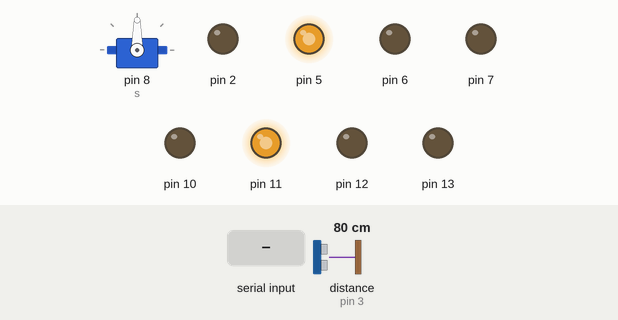
Recording of a sketch running on a simulated Arduino Uno, built with avr-gcc and run on an emulated ATmega328P. Parts: servo, output pins drawn as LEDs (lit = HIGH). The inputs (shaded band) are chosen by the test bench; at power-on: distance to the obstacle (sensor on pin 3) 80 cm. What the sketch prints to the serial monitor is not drawn.

Above: at 1.2 s.
1.3 s: "1" received over Serial
At 2.0 s:
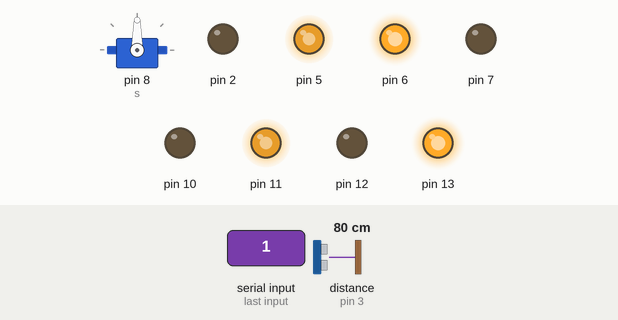
3.6 s: "2" received over Serial
At 4.3 s:
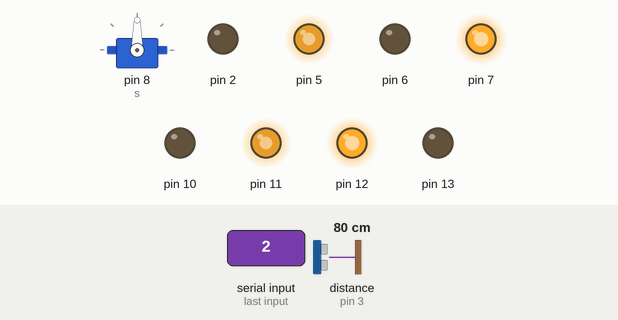
5.9 s: "3" received over Serial
At 6.6 s:
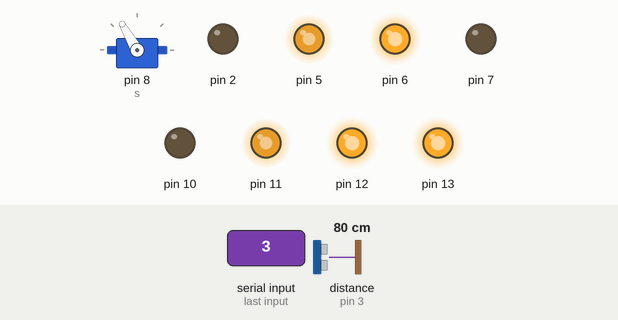
8.2 s: "4" received over Serial
At 8.9 s:
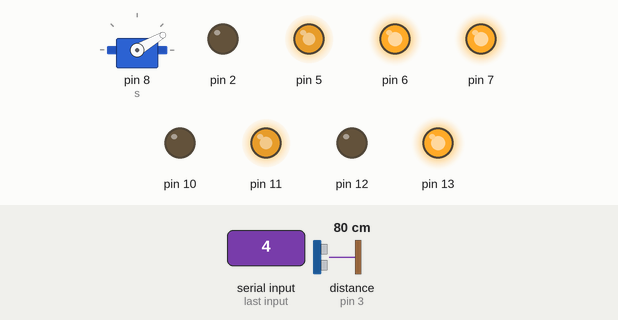
Timing chart, 0 to 11.2 s (numbered marks = the images above; inputs shaded):
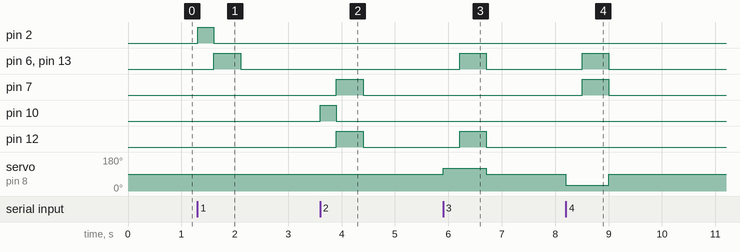

The sketch:

Final_code.ino
```cpp
#include <Servo.h>
Servo s = Servo();

#include <Ultrasonic.h>
Ultrasonic u = Ultrasonic(4,3);

void setup() {
  // put your setup code here, to run once:
  s.attach(8);
  pinMode(11, OUTPUT);
  pinMode(12, OUTPUT);
  pinMode(13, OUTPUT);
  analogWrite(11, 200);

  pinMode(5, OUTPUT);
  pinMode(6, OUTPUT);
  pinMode(7, OUTPUT);
  analogWrite(5, 200);

  pinMode(2, OUTPUT);
  pinMode(10, OUTPUT);

  Serial.begin(9600);
}

void loop() {
  // put your main code here, to run repeatedly:
  int d = u.distanceRead();
  Serial.println(d);
  int x = Serial.read();
  if (x == '1') {
    s.write(90);
    digitalWrite(2, HIGH);
    delay(300);
    digitalWrite(2, LOW);
    int d = u.read();
    if (d > 10) {
      digitalWrite(12, LOW);
      digitalWrite(13, HIGH);
      digitalWrite(6, HIGH);
      digitalWrite(7, LOW);
      delay(500);
      digitalWrite(12, LOW);
      digitalWrite(13, LOW);
      digitalWrite(6, LOW);
      digitalWrite(7, LOW);
    }
    if (d < 10) {
      digitalWrite(12, LOW);
      digitalWrite(13, LOW);
      digitalWrite(6, LOW);
      digitalWrite(7, LOW);
    }
  }
  if (x == '2') {
    digitalWrite(10, HIGH);
    delay(300);
    digitalWrite(10, LOW);
    digitalWrite(13, LOW);
    digitalWrite(12, HIGH);
    digitalWrite(6, LOW);
    digitalWrite(7, HIGH);
    delay(500);
    digitalWrite(12, LOW);
    digitalWrite(13, LOW);
    digitalWrite(6, LOW);
    digitalWrite(7, LOW);
  }

  if (x == '0') {
    digitalWrite(12, LOW);
    digitalWrite(13, LOW);
    digitalWrite(6, LOW);
    digitalWrite(7, LOW);
  }

  if (x == '3') {
    s.write(120);
    delay(300);
    int d = u.read();
    if (d > 10) {
      digitalWrite(12, HIGH);
      digitalWrite(13, HIGH);
      digitalWrite(7, LOW);
      digitalWrite(6, HIGH);
      delay(500);
      digitalWrite(12, LOW);
      digitalWrite(13, LOW);
      digitalWrite(6, LOW);
      digitalWrite(7, LOW);
    }
    s.write(90);
  }

  if (x == '4') {
    s.write(30);
    delay(300);
    int d = u.read();
    if (d > 10) {
      digitalWrite(12, LOW);
      digitalWrite(13, HIGH);
      digitalWrite(7, HIGH);
      digitalWrite(6, HIGH );
      delay(500);
      digitalWrite(12, LOW);
      digitalWrite(13, LOW);
      digitalWrite(6, LOW);
      digitalWrite(7, LOW);
    }
    s.write(90);
  }
}
```

Measured:
- after the input at 1.3 s, pin 2: LOW → HIGH at once, → LOW 0.30 s later; pin 6, pin 13: LOW → HIGH after 0.31 s, → LOW 0.50 s later
- after the input at 3.6 s, pin 7, pin 12: LOW → HIGH after 0.30 s, → LOW 0.50 s later; pin 10: LOW → HIGH at once, → LOW 0.30 s later
- after the input at 5.9 s, pin 6, pin 12, pin 13: LOW → HIGH after 0.31 s, → LOW 0.50 s later; servo on pin 8 (s): 90° → 120° at once, → 90° 0.81 s later
- after the input at 8.2 s, pin 6, pin 7, pin 13: LOW → HIGH after 0.31 s, → LOW 0.50 s later; servo on pin 8 (s): 90° → 30° at once, → 90° 0.81 s later
